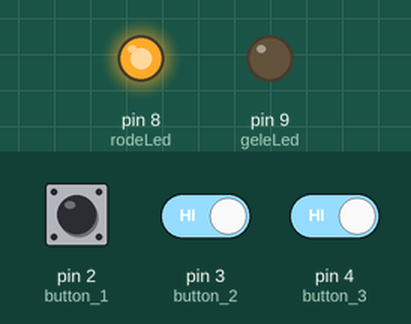
Bench run of a sketch on a simulated Arduino Uno, built with avr-gcc and run on an emulated ATmega328P. Parts: output pins drawn as LEDs (lit = HIGH). Dashed ring = blinking. Inputs (shaded band) come from the test bench; at power-on: pin 2 (button_1) HIGH, pin 3 (button_2) HIGH, pin 4 (button_3) HIGH. What the sketch prints to the serial monitor is not drawn.

Above: at 1.2 s.
1.3 s: pin 2 (button_1) pulled LOW for 0.15 s
2.9 s: pin 2 (button_1) driven LOW and pin 3 (button_2) driven LOW and pin 4 (button_3) driven LOW
At 7.52 s:
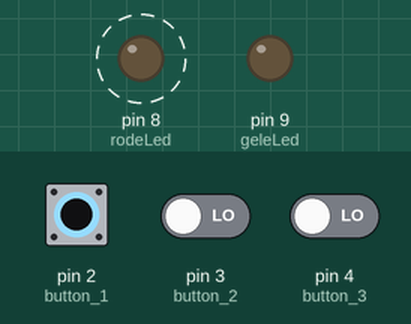
Timing chart, 0 to 9.7 s (numbered marks = the images above; inputs shaded):
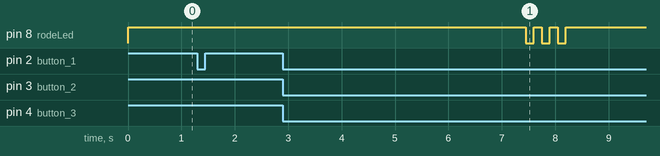

The sketch:

POC_8.ino
```cpp
const int rodeLed = 8;
const int geleLed = 9;
const int button_1 = 2;
const int button_2 = 3;
const int button_3 = 4;

int buttonState_1 = HIGH;
int buttonState_2 = HIGH;
int buttonState_3 = HIGH;
int buttonPrevious_1;
int buttonPrevious_2;
int buttonPrevious_3;
int count = 0;
int correct = 0;

// De pincode is 2311
const int code[4] = {2,3,1,1};
int invoer[4] = {0,0,0,0};

unsigned long lastDbTime = 0;
unsigned long dbDelay = 50;

void setup() {
    pinMode (button_1, INPUT_PULLUP);
    pinMode (button_2, INPUT_PULLUP);
    pinMode (button_3, INPUT_PULLUP);
    pinMode (rodeLed, OUTPUT);
    pinMode (geleLed, OUTPUT);

    // Als het programma wordt gestart, staat de rode LED aan en staat deze tekst op de SM
    Serial.begin(9600);
    Serial.println("Voer pincode in.");
    digitalWrite(rodeLed, HIGH);
}

// Als 1 wordt ingedrukt, wordt deze function uitgevoerd
void button1() {
    // Debounce
    int reading_1 = digitalRead(button_1);
    if (reading_1 != buttonPrevious_1) {
        lastDbTime = millis();
    }

    if ((millis() - lastDbTime) > dbDelay) {
        if (reading_1 != buttonState_1) {
            buttonState_1 = reading_1;

            // Het getal 1 verschijnt op de SM en de count gaat 1 omhoog
            if (buttonState_1 == LOW && count < 4) {
                Serial.println ("1");
                invoer[count] = 1;
                count++;
            }
        }
    }
    buttonPrevious_1 = reading_1;
}

void button2() {
    // Debounce
    int reading_2 = digitalRead(button_2);
    if (reading_2 != buttonPrevious_2) {
        lastDbTime = millis();
    }

    if ((millis() - lastDbTime) > dbDelay) {
        if (reading_2 != buttonState_2) {
            buttonState_2 = reading_2;

            // Het getal 2 verschijnt op de SM en de count gaat 1 omhoog
            if (buttonState_2 == LOW && count < 4) {
                Serial.println ("2");
                invoer[count] = 2;
                count++;
            }
        }
    }
    buttonPrevious_2 = reading_2;
}

void button3() {
    // Debounce
    int reading_3 = digitalRead(button_3);
    if (reading_3 != buttonPrevious_3) {
        lastDbTime = millis();
    }

    if ((millis() - lastDbTime) > dbDelay) {
        if (reading_3 != buttonState_3) {
            buttonState_3 = reading_3;

            // Het getal 3 verschijnt op de SM en de count gaat 1 omhoog
            if (buttonState_3 == LOW && count < 4) {
                Serial.println ("3");
                invoer[count] = 3;
                count++;
            }
        }
    }
    buttonPrevious_3 = reading_3;
}

// Wanneer er 4 buttons zijn ingedrukt, wordt deze function uitgevoerd
void check() {
    if (count == 4) {
        Serial.println ("Code ingevoerd");

        // Controleren verschijnt op de SM en er komt een animatie met puntjes
        Serial.print ("Controleren.");
        for (int puntjes = 1; puntjes < 10; puntjes++) {
            delay (500);
            Serial.print (".");
        }
        Serial.println(".");

        /* Er wordt nu gecontroleerd of de code in de eerste array (2311) overeenkomst
        met de ingevoerde code array */
        for (int aantalGoed = 0; aantalGoed < 4; aantalGoed++)
        {
            if (invoer[aantalGoed] == code[aantalGoed])
            {
                correct++;
            }
        }

        // Daarna wordt het resultaat bepaald
        resultaat();
    }
}

void resultaat() {
    // Als de code correct is, gaat de kluis open en brandt de gele LED even
    if (correct == 4) {
        Serial.println ("Kluis open!");
        digitalWrite (rodeLed, LOW);
        digitalWrite (geleLed, HIGH);
        delay (2000);
        digitalWrite (geleLed, LOW);
        delay (250);
        digitalWrite (rodeLed, HIGH);

        count = 0;
        correct = 0;
        Serial.println ("Voer pincode in.");
    }

    // Als de code onjuist is, knipperd de rode LED 3 keer
    else {
        Serial.println ("Code onjuist!");

        digitalWrite (rodeLed, LOW);
        delay (150);
        digitalWrite (rodeLed, HIGH);
        delay (150);
        digitalWrite (rodeLed, LOW);
        delay (150);
        digitalWrite (rodeLed, HIGH);
        delay (150);
        digitalWrite (rodeLed, LOW);
        delay (150);
        digitalWrite (rodeLed, HIGH);
        delay (150);

        // Daarna wordt het programma gereset en kan je het nogmaals proberen
        count = 0;
        correct = 0;
        Serial.println ("Probeer het opnieuw...");
    }
}

void loop() {
    button1();
    button2();
    button3();
    check();
}
```

Measured:
- after the input at 1.3 s, every drawn part: stays the same
- after the input at 2.9 s, pin 8 (rodeLed): alternates HIGH for 0.15 s and LOW for 0.15 s, 6 changes in all, then stays HIGH, starting after 4.5 s
